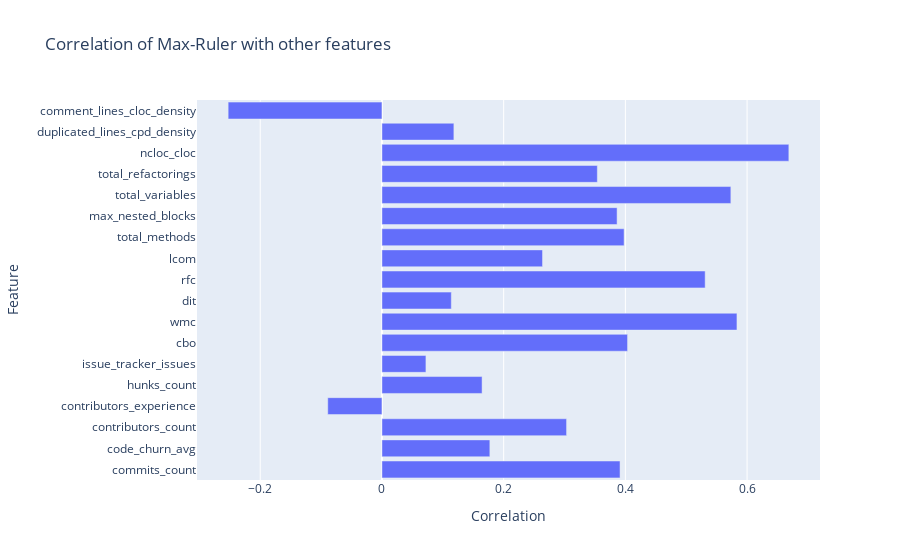

Here is the notebook cell this chart was saved with:
### Code cell
# Extracting the correlations of Max-Ruler with all other features
feature_correlation = correlation_matrix_ctd_df['Max-Ruler'].drop('Max-Ruler')

# Converting the correlations to a DataFrame for easier plotting
correlation_df = feature_correlation.reset_index()
correlation_df.columns = ['Feature', 'Correlation']

fig = px.bar(correlation_df, x='Correlation', y='Feature', orientation='h',
             title='Correlation of Max-Ruler with other features')

fig.show()

### Figure 1 — Plotly figure (JSON) as saved in the notebook; plotly's stock layout.template omitted (floating-point values rounded to 4 significant figures)
{"data": [{"alignmentgroup": "True", "hovertemplate": "Correlation=%{x}<br>Feature=%{y}<extra></extra>", "legendgroup": "", "marker": {"color": "#636efa", "pattern": {"shape": ""}}, "name": "", "offsetgroup": "", "orientation": "h", "showlegend": false, "textposition": "auto", "type": "bar", "x": [0.3912, 0.1773, 0.3034, -0.08909, 0.1645, 0.07226, 0.4036, 0.5833, 0.114, 0.5311, 0.2639, 0.3979, 0.3864, 0.5733, 0.3539, 0.6686, 0.1182, -0.2527], "xaxis": "x", "y": ["commits_count", "code_churn_avg", "contributors_count", "contributors_experience", "hunks_count", "issue_tracker_issues", "cbo", "wmc", "dit", "rfc", "lcom", "total_methods", "max_nested_blocks", "total_variables", "total_refactorings", "ncloc_cloc", "duplicated_lines_cpd_density", "comment_lines_cloc_density"], "yaxis": "y"}], "layout": {"barmode": "relative", "legend": {"tracegroupgap": 0}, "title": {"text": "Correlation of Max-Ruler with other features"}, "xaxis": {"anchor": "y", "domain": [0, 1], "title": {"text": "Correlation"}}, "yaxis": {"anchor": "x", "domain": [0, 1], "title": {"text": "Feature"}}}}
